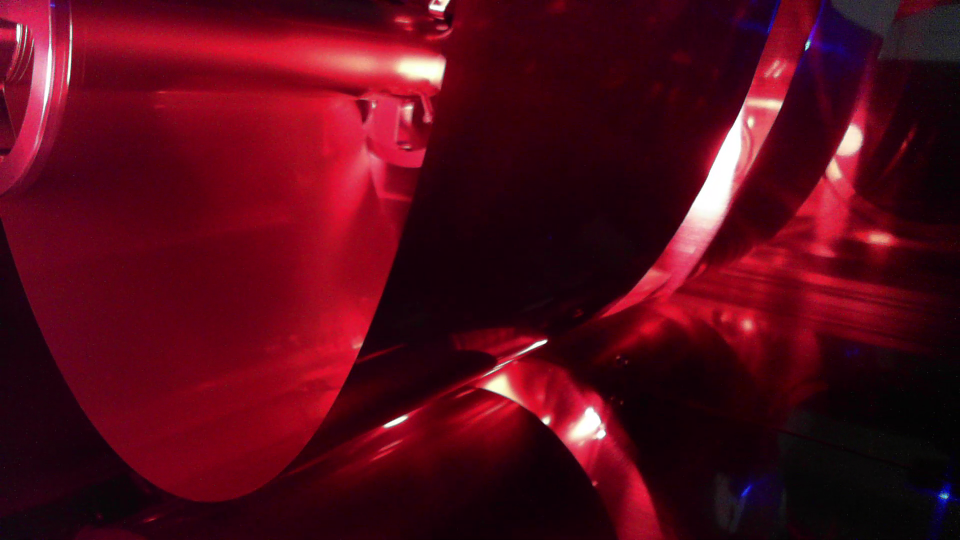
#> input picture Challenging dataset/LV3.png, 1920 x 1080 px, found by its file name (shown at 1/2 size)
$ python Lab3.py
#> lines starting #> are read from the running program, lines starting #| are printed output that depends on the picture
import numpy as np
import cv2 as cv

# Load image
img = cv.imread('C:/Users/Ignacio/source/repos/DLIP/PyOpenCvExamples/Lab3/LV3.png',1)  # Color scale image
#> img is the input picture: shape (1080, 1920, 3); mean B, G, R 24.5, 9.1, 83.9
original_heigth, original_with = img.shape[:2]
#> original_heigth = 1080; original_with = 1920
new_heigth = int((600 / original_with) * original_heigth)
#> new_heigth = 337
img2 = cv.resize(img, (600,new_heigth))
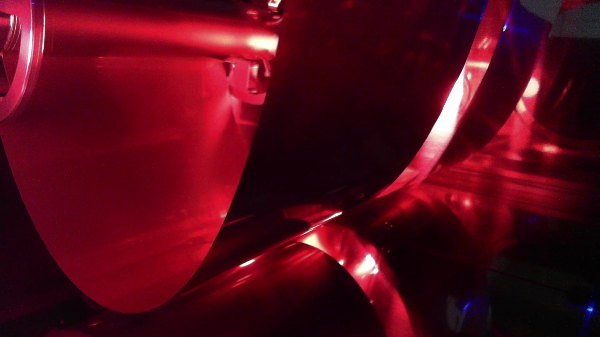
#> img2: shape (337, 600, 3); mean B, G, R 24.4, 9, 83.8

cv.namedWindow('src', cv.WINDOW_AUTOSIZE)
cv.imshow('src', img2)

#Separate original images into colours chanels RGB
canal_azul, canal_verde, canal_rojo = cv.split(img2)
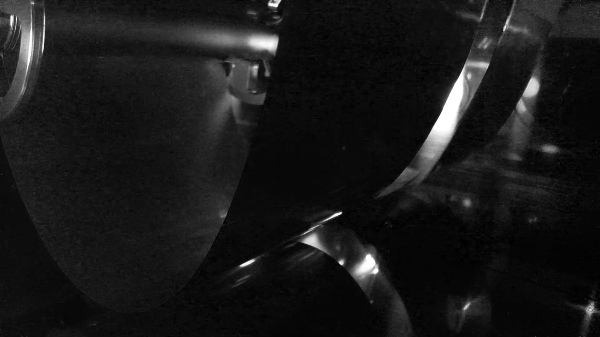
#> canal_azul: shape (337, 600); min 0, max 255, mean 24.4
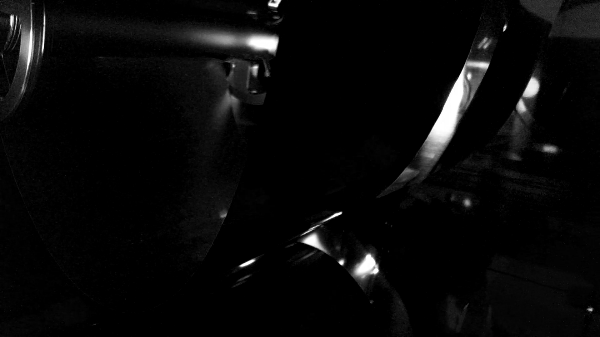
#> canal_verde: shape (337, 600); min 0, max 255, mean 9
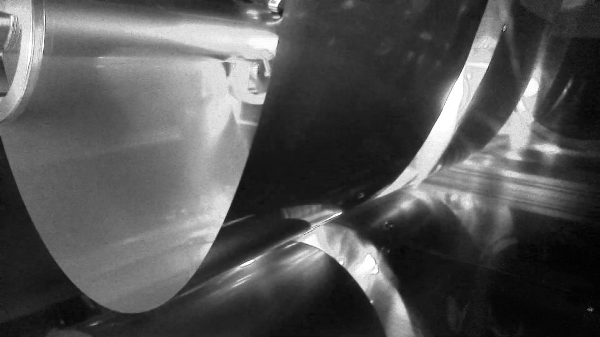
#> canal_rojo: shape (337, 600); min 0, max 255, mean 83.8

#Apply median filter to reduce noise and maintain edges
median = cv.medianBlur(canal_rojo,11)

#Select ROI
#> (the run stopped early here; a loop or call above may not have finished)

$ run again, with Challenging dataset/LV2.png copied over Challenging dataset/LV3.png
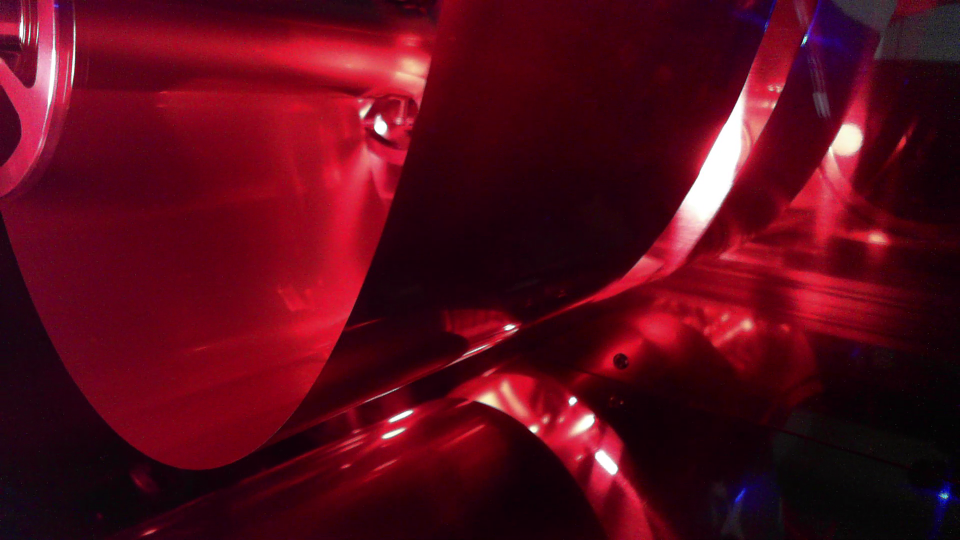
#> input picture Challenging dataset/LV2.png, 1920 x 1080 px, found by its file name (shown at 1/2 size)
#> img is the input picture: shape (1080, 1920, 3); mean B, G, R 25.4, 9.6, 86.6
#> `canal_azul, canal_verde, canal_rojo = cv.split(img2)`:
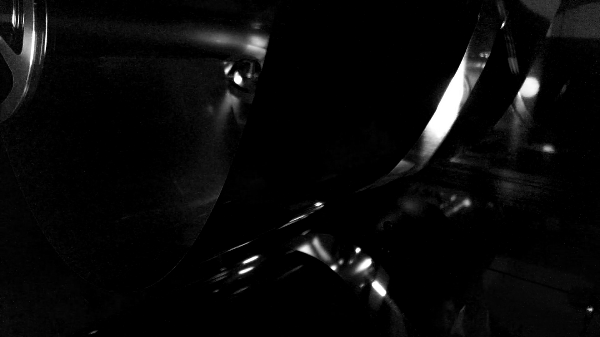
#> canal_verde: shape (337, 600); min 0, max 255, mean 9.6
#> `median = cv.medianBlur(canal_rojo,11)`:
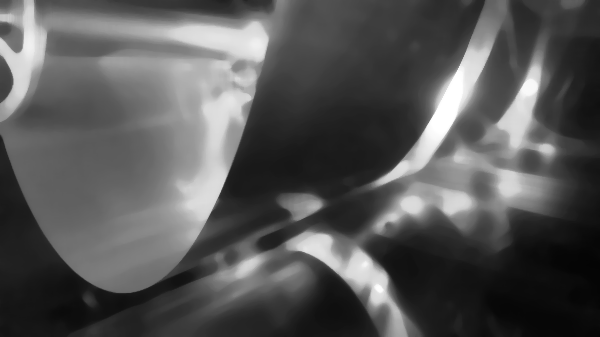
#> median: shape (337, 600); min 4, max 255, mean 85.8
